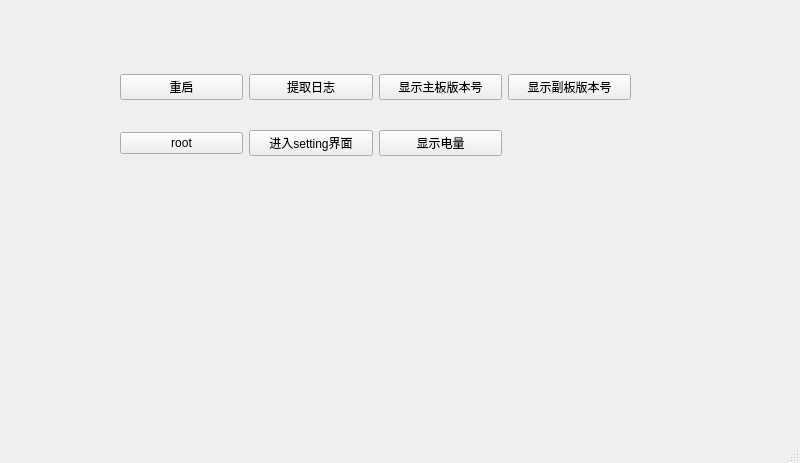
<?xml version="1.0" encoding="UTF-8"?>
<ui version="4.0">
 <class>MainWindow</class>
 <widget class="QMainWindow" name="MainWindow">
  <property name="geometry">
   <rect>
    <x>0</x>
    <y>0</y>
    <width>800</width>
    <height>463</height>
   </rect>
  </property>
  <property name="windowTitle">
   <string>MainWindow</string>
  </property>
  <widget class="QWidget" name="centralwidget">
   <widget class="QWidget" name="">
    <property name="geometry">
     <rect>
      <x>120</x>
      <y>50</y>
      <width>511</width>
      <height>131</height>
     </rect>
    </property>
    <layout class="QGridLayout" name="gridLayout">
     <item row="0" column="0">
      <widget class="QPushButton" name="pushButton">
       <property name="text">
        <string>重启</string>
       </property>
      </widget>
     </item>
     <item row="0" column="1">
      <widget class="QPushButton" name="pushButton_2">
       <property name="text">
        <string>提取日志</string>
       </property>
      </widget>
     </item>
     <item row="1" column="0">
      <widget class="QPushButton" name="pushButton_7">
       <property name="text">
        <string>root</string>
       </property>
      </widget>
     </item>
     <item row="0" column="2">
      <widget class="QPushButton" name="pushButton_3">
       <property name="text">
        <string>显示主板版本号</string>
       </property>
      </widget>
     </item>
     <item row="0" column="3">
      <widget class="QPushButton" name="pushButton_5">
       <property name="text">
        <string>显示副板版本号</string>
       </property>
      </widget>
     </item>
     <item row="1" column="1">
      <widget class="QPushButton" name="pushButton_6">
       <property name="text">
        <string>进入setting界面</string>
       </property>
      </widget>
     </item>
     <item row="1" column="2">
      <widget class="QPushButton" name="pushButton_4">
       <property name="text">
        <string>显示电量</string>
       </property>
      </widget>
     </item>
    </layout>
   </widget>
  </widget>
  <widget class="QMenuBar" name="menubar">
   <property name="geometry">
    <rect>
     <x>0</x>
     <y>0</y>
     <width>800</width>
     <height>23</height>
    </rect>
   </property>
  </widget>
  <widget class="QStatusBar" name="statusbar"/>
 </widget>
 <resources/>
 <connections/>
</ui>
